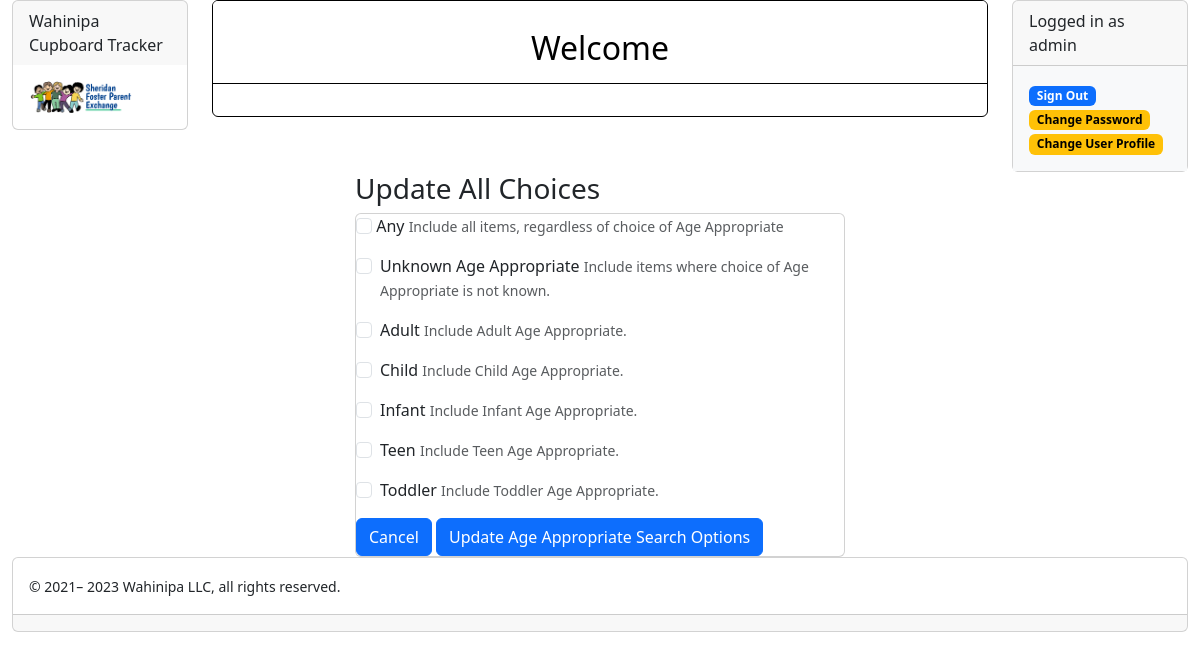
Page /wahinipa/specification/update/role/1/1/1/8/3 (signed in) on the committed database.
### www/tracking/modelling/people_model.py (models this page shows, shortened)
class User(CupboardDisplayContextMixin, IdModelMixin, database.Model, UserMixin):
    @property
    def is_active(self):
        return self.is_enabled
    singular_label = "Person"
    plural_label = "People"
    possible_tasks = ['update', 'delete', 'enable', 'disable']
    label_prefixes = {}
    flavor = "people"
    username = database.Column(database.String(255), nullable=False, unique=True)
    password = database.Column(database.String(255), nullable=False)
    is_enabled = database.Column(database.Boolean(), nullable=False, default=True)
    is_admin = database.Column(database.Boolean(), nullable=False, default=False)
    first_name = database.Column(database.Unicode(50), nullable=False, server_default=u'')
    last_name = database.Column(database.Unicode(50), nullable=False, server_default=u'')
    date_joined = database.Column(database.DateTime(), default=datetime.now())
    about_me = database.Column(database.Text(), nullable=False, server_default=u'')
    linkages = database.relationship('Linkage', backref='person', lazy=True, cascade='all, delete')
    root_assignments = database.relationship('RootAssignment', backref='person', lazy=True, cascade='all, delete')
    place_assignments = database.relationship('PlaceAssignment', backref='person', lazy=True, cascade='all, delete')
    universal_assignments = database.relationship('UniversalAssignment', backref='person', lazy=True,
                                                  cascade='all, delete')
    def is_linked(self, root):
        for link in self.linkages:
            if link.root == root:
                return True
        return False
    @property
    def is_the_super_admin(self):
        return self.username == 'admin'
    def has_universal_role(self, name_of_role):
        def yes(assignment):
            return assignment.is_named(name_of_role)
        return any(map(yes, self.universal_assignments))
    def disable(self):
        self.is_enabled = False
    def enable(self):
        self.is_enabled = True

### www/tracking/modelling/choice_model.py (models this page shows, shortened)
class Choice(CupboardDisplayContextMixin, NamedBaseModel):
    singular_label = 'Choice'
    plural_label = 'Choices'
    possible_tasks = ['update', 'delete']
    label_prefixes = {}
    flavor = "choice"
    category_id = database.Column(database.Integer, database.ForeignKey('category.id'), nullable=False)
    specifications = database.relationship('Specific', backref='choice', lazy=True, cascade='all, delete')

### www/tracking/routing/specification_routes.py (the view)
@specification_bp.route('/update/<activity>/<int:place_id>/<int:destination_id>/<int:thing_id>/<int:specification_id>/<int:category_id>',
                        methods=['GET', 'POST'])
@login_required
def specification_update(**kwargs):
    return SpecificationUpdateHandler('specification_bp.specification_update', current_user, **kwargs).handle()

### www/tracking/contexts/context.py (called while the page is built)
    def __setitem__(self, key, value):
        self.context.__setitem__(key, value)

    def add_context(self, context):
        for key, value in context.items():
            self[key] = value

    @property
    def as_dictionary(self):
        return Context.filter(self.context)

    @staticmethod
    def filter(value):
        if hasattr(value, 'as_dictionary'):
            return value.as_dictionary
        elif isinstance(value, list):
            return [Context.filter(item) for item in value]
        elif isinstance(value, dict):
            return {key: Context.filter(item) for key, item in value.items()}
        else:
            return value

### www/tracking/contexts/cupboard_display_context.py (called while the page is built)
def project_name():
    return environ.get('PROJECT_NAME', 'Wahinipa Cupboard Tracker')

def project_title():
    return environ.get('WEBSITE_TITLE', 'Wahinipa')

### www/tracking/contexts/display_context.py (called while the page is built)
    def render_template(self, template=None, **kwarg):
        if template is None:
            template = self["page_template"]
        return render_template(template, **kwarg, **self.as_dictionary)

### www/tracking/forms/cardistry_forms.py (called while the page is built)
def cancel_button_field(label='Cancel'):
    return SubmitField(label=label, render_kw={'formnovalidate': True})

### www/tracking/forms/specification_forms.py (called while the page is built)
def unique_class_name_from_choices(category, choices, has_unknown):
    new_class_name = f'Specification_Custom_Form_{category.id}'
    if has_unknown:
        new_class_name += '_u'
    for choice in choices:
        new_class_name += f'_{choice.id}'
    return new_class_name

def field_name_for_choice(choice):
    return f'choose_{choice.id}'

def create_dynamic_specification_form(form_descriptor):
    new_class = type(form_descriptor['form_class_name'], (SpecificationBaseForm,), {})
    def add_checkmark(box):
        setattr(new_class, box['field_name'],
                BooleanField(box['label'], validators=[], description=box['description'], default=box['default']))
    add_checkmark(form_descriptor['any_field'])
    add_checkmark(form_descriptor['unknown_field'])
    for box in form_descriptor['choices']:
        add_checkmark(box)
    setattr(new_class, 'cancel_button', cancel_button_field())
    setattr(new_class, 'submit', SubmitField(form_descriptor['submit_label']))
    form = new_class()
    return form

### www/tracking/modelling/base_models.py (called while the page is built)
    @property
    def ancestor(self):
        if self.is_top:
            return self.root
        else:
            return self.parent_object

### www/tracking/modelling/cardistry_models.py (called while the page is built)
def name_is_key(record):
    return record.name

def sorted_by_name(listing):
    return sorted(listing, key=name_is_key)

    @property
    def is_top(self):
        return self.parent_object is None

### www/tracking/templates/pages/specification_update.j2
{% extends "pages/content.j2" %}
{% from "macros/form_macros.j2" import generate_specification_form %}
{% block innards %}
  <div class="col-md-5 mx-auto">
    {{ generate_specification_form(form_descriptor, form) }}
  </div>
{% endblock %}

### www/tracking/templates/macros/form_macros.j2 (shortened to what this page needs)
{% from 'bootstrap5/form.html' import render_form %}
{% macro generate_specification_form(descriptor, form) %}
  <h3>{{ descriptor.form_title }}</h3>
  <div class="card">
    <form action="" method="post" class="form" role="form">
      <input
          {% if descriptor.any_field.default %}checked="" {% endif %}class="form-check-input" id="choose_any"
          name="choose_any" type="checkbox" value="y">
      <label class="form-check-label" for="choose_any">{{ descriptor.any_field.label }}</label>
      <small class="form-text text-muted">{{ descriptor.any_field.description }}</small>
      <div id="choose_any_show_place">
        <div class="choose_any_show_container">
          <p>
            {{ form_checkbox(**descriptor.unknown_field) }}
            {% for box in descriptor.choices %}
              {{ form_checkbox(**box) }}
            {% endfor %}
          </p>
        </div>
      </div>
      <input class="btn btn-primary btn-md" formnovalidate="" id="cancel_button" name="cancel_button" type="submit"
             value="Cancel">
      <input class="btn btn-primary btn-md" id="submit" name="submit" type="submit"
             value="Update Age Appropriate Search Options">
    </form>
  </div>
{% endmacro %}
{% macro form_checkbox(field_id, field_name, label, description, default) %}
  <div class="mb-3 form-check"><input {% if default %}checked="" {% endif %}class="form-check-input"
                                      id="{{ field_id }}" name="{{ field_name }}" type="checkbox" value="y">
    <label class="form-check-label" for="choose_10">{{ label }}</label>
    <small class="form-text text-muted">{{ description }}</small>
  </div>
{% endmacro %}

### www/tracking/templates/macros/user_macros.j2 (shortened to what this page needs)
{% macro user_options(current_user) %}
  <div class="card">
    {% if current_user.is_authenticated %}
      {{ user_options_logged_in(current_user) }}
    {% else %}
      {{ user_options_logged_out() }}
    {% endif %}
  </div>
{% endmacro %}
{% macro user_options_logged_in(current_user) %}
  <div class="card-header">
    Logged in as {{ current_user.username }}
  </div>
  <div class="card-body bg-light">
    <a class="btn-md btn-primary" href="{{ url_for('people_bp.logout') }}" role="button"><span
        class="badge bg-primary">Sign Out</span></a>
    <a class="btn-md btn-warning" href="{{ url_for('people_bp.change_password') }}" role="button"><span
        class="badge bg-warning">Change Password</span></a>
    <a class="btn-md btn-warning" href="{{ url_for('people_bp.people_update', person_id=current_user.id) }}" role="button"><span
        class="badge bg-warning">Change User Profile</span></a>
  </div>
{% endmacro %}

### rows in the picture
User: username "admin"
Choice: name "Adult", description "Include Adult Age Appropriate."
Choice: name "Child", description "Include Child Age Appropriate."
Choice: name "Infant", description "Include Infant Age Appropriate."
Choice: name "Teen", description "Include Teen Age Appropriate."
Choice: name "Toddler", description "Include Toddler Age Appropriate."

### other values in the picture
{{ project_name }} "Wahinipa Cupboard Tracker"
{{ descriptor.form_title }} "Update All Choices"
{{ descriptor.any_field.label }} "Any"
{{ descriptor.any_field.description }} "Include all items, regardless of choice of Age Appropriate"
{{ label }} "Unknown Age Appropriate"
{{ description }} "Include items where choice of Age Appropriate is not known."
